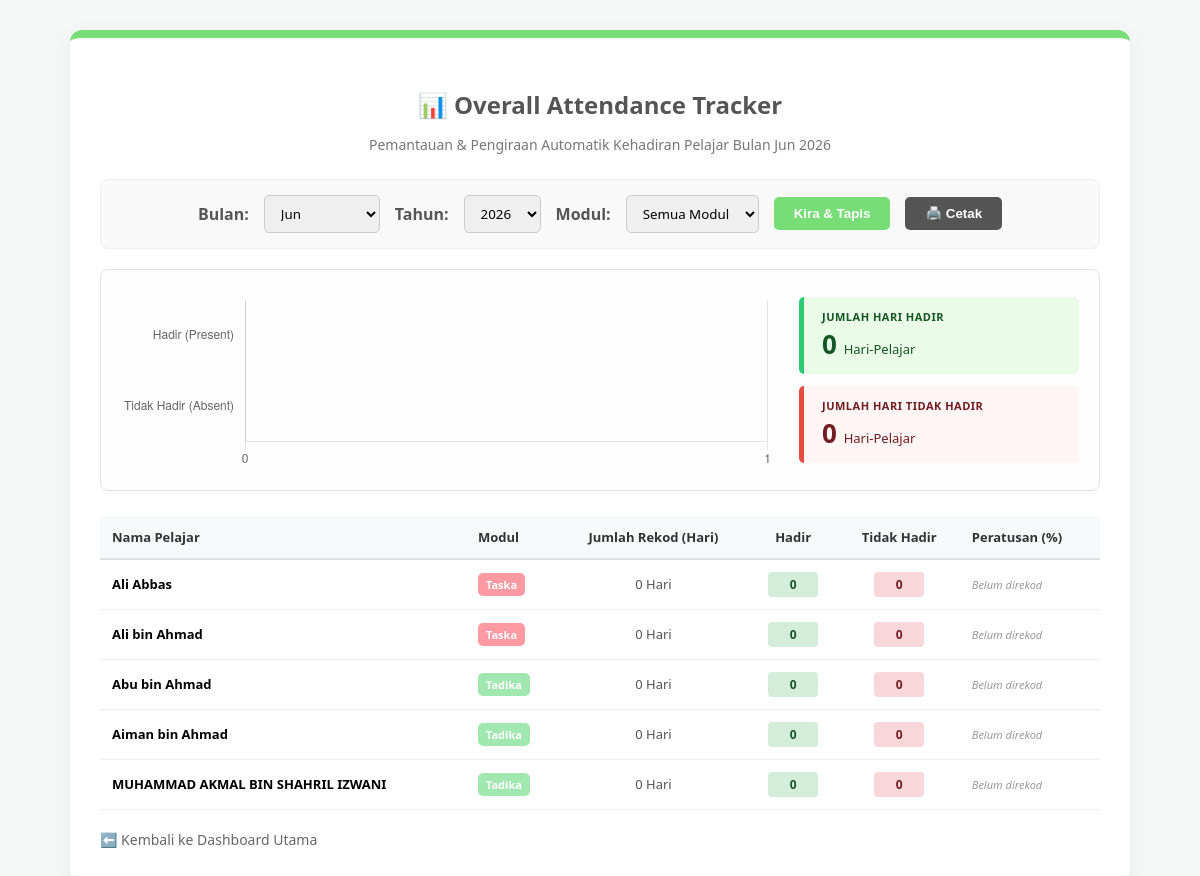
Page /senarai_kehadiran.php (signed in) on the earlier database version.
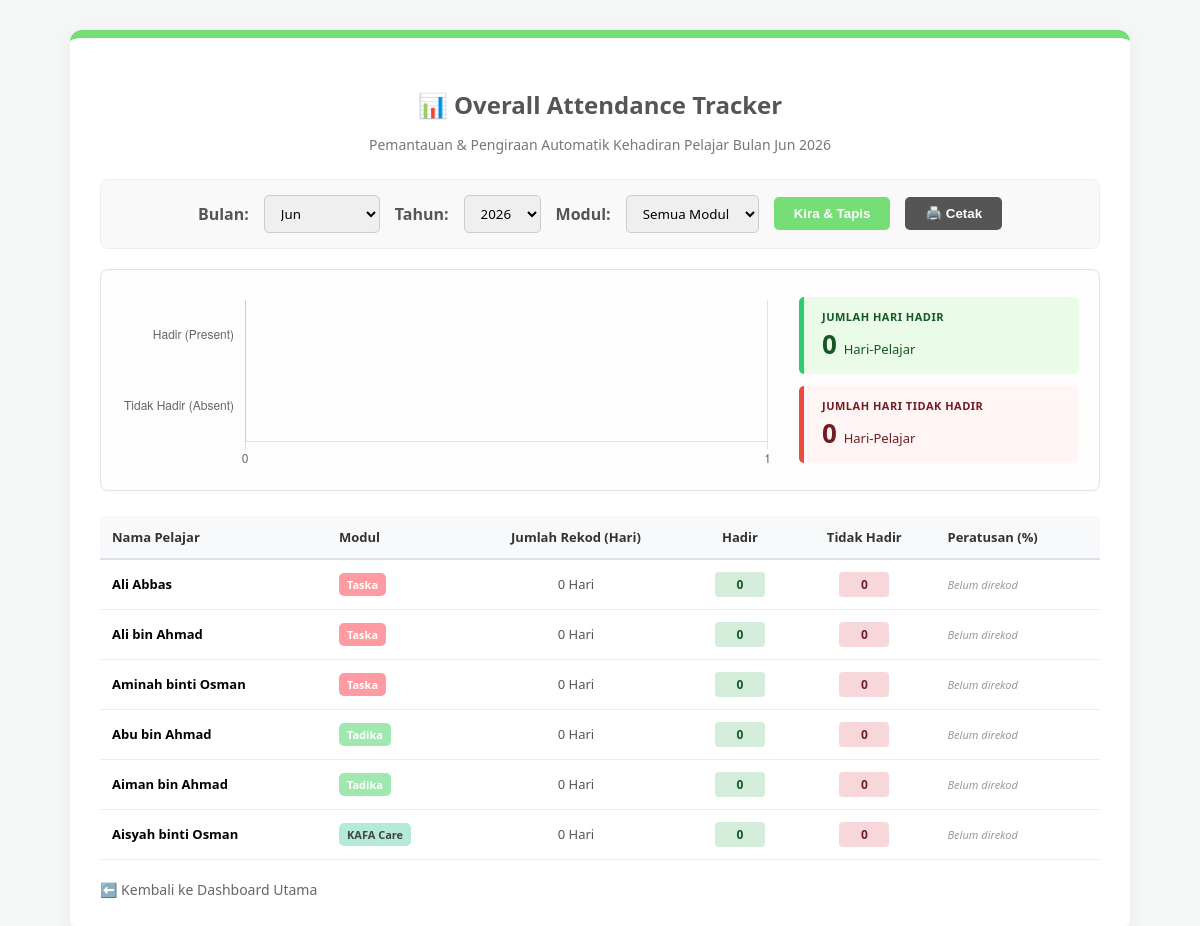
Same page on the later database version.
### tables this page shows
CREATE TABLE `students` (
  `id` INT(11) NOT NULL AUTO_INCREMENT,
  `parent_id` INT(11) NOT NULL,
  `full_name` VARCHAR(100) NOT NULL,
  `mykid_number` VARCHAR(20) NOT NULL,
  `module` ENUM('Taska','Tadika','KAFA Care') NOT NULL,
  `health_record` TEXT DEFAULT NULL,
  `allergies` TEXT DEFAULT NULL,
  `status` ENUM('Active','Graduated','Withdrawn') DEFAULT 'Active',
  `created_at` TIMESTAMP NOT NULL DEFAULT CURRENT_TIMESTAMP,
  PRIMARY KEY (`id`),
  KEY `parent_id` (`parent_id`),
  CONSTRAINT `students_ibfk_1` FOREIGN KEY (`parent_id`) REFERENCES `parents` (`id`) ON DELETE CASCADE
);

### senarai_kehadiran.php (the view, shortened to what the changed rows need)
<?php
require 'db.php';
$filter_month = isset($_GET['month']) ? str_pad($conn->real_escape_string($_GET['month']), 2, '0', STR_PAD_LEFT) : date('m');
$filter_year = isset($_GET['year']) ? (int)$_GET['year'] : (int)date('Y');
$filter_month_int = (int)$filter_month;
$filter_year_int = (int)$filter_year;
$sql = "SELECT
            s.id,
            s.full_name,
            s.module,
            COUNT(a.id) AS total_days,
            SUM(CASE WHEN a.status = 'Present' THEN 1 ELSE 0 END) AS total_present,
            SUM(CASE WHEN a.status = 'Absent' THEN 1 ELSE 0 END) AS total_absent
        FROM students s
        LEFT JOIN attendance a ON s.id = a.student_id
            AND MONTH(a.date) = $filter_month_int
            AND YEAR(a.date) = $filter_year_int
        WHERE s.status = 'Active'";
$sql .= " GROUP BY s.id ORDER BY s.module, s.full_name ASC";
$result = $conn->query($sql);
$students = [];
$grand_total_present = 0;
$grand_total_absent = 0;
if ($result && $result->num_rows > 0) {
    while ($row = $result->fetch_assoc()) {
        $students[] = $row;
        $grand_total_present += (int)($row['total_present'] ?? 0);
        $grand_total_absent += (int)($row['total_absent'] ?? 0);
    }
}
?>
<!DOCTYPE html>
<html lang="ms">
<head>
</head>
<body>
    <div class="container">
        <h2>📊 Overall Attendance Tracker</h2>
        <table>
            <thead>
                <tr>
                    <th>Nama Pelajar</th>
                    <th>Modul</th>
                    <th style="text-align:center;">Jumlah Rekod (Hari)</th>
                    <th style="text-align:center;">Hadir</th>
                    <th style="text-align:center;">Tidak Hadir</th>
                    <th>Peratusan (%)</th>
                </tr>
            </thead>
            <tbody>
                <?php if (!empty($students)): ?>
                    <?php foreach ($students as $row):
                        $tagClass = 'tag-' . strtolower(str_replace(' ', '', $row['module'] ?? ''));
                        $total_days = $row['total_days'];
                        $total_present = $row['total_present'] ?? 0;
                        $total_absent = $row['total_absent'] ?? 0;
                        $percentage = 0;
                        $barColor = '#2ecc71';
                        if ($percentage < 80) $barColor = '#f1c40f';
                        if ($percentage < 60) $barColor = '#e74c3c';
                    ?>
                        <tr>
                            <td style="font-weight:600;"><?php echo htmlspecialchars($row['full_name']); ?></td>
                            <td><span class="tag <?php echo $tagClass; ?>"><?php echo htmlspecialchars($row['module']); ?></span></td>
                            <td style="text-align:center; color:#555;"><?php echo $total_days; ?> Hari</td>
                            <td style="text-align:center;">
                                <span class="stat-box stat-present"><?php echo $total_present; ?></span>
                            </td>
                            <td style="text-align:center;">
                                <span class="stat-box stat-absent"><?php echo $total_absent; ?></span>
                            </td>
                            <td>
                                <?php if($total_days > 0): ?>
                                    <div class="progress-container">
                                        <div class="progress-bar" style="width: <?php echo $percentage; ?>%; background-color: <?php echo $barColor; ?>;"></div>
                                    </div>
                                    <span class="perc-text" style="color: <?php echo $barColor; ?>;"><?php echo $percentage; ?>%</span>
                                <?php else: ?>
                                    <span style="color:#999; font-style:italic; font-size:11px;">Belum direkod</span>
                                <?php endif; ?>
                            </td>
                        </tr>
                    <?php endforeach; ?>
                <?php else: ?>
                    <tr><td colspan="6" style="text-align:center; padding:30px; color:#999;">Tiada rekod pelajar aktif ditemui.</td></tr>
                <?php endif; ?>
            </tbody>
        </table>
    </div>
    <script>
    document.addEventListener('DOMContentLoaded', () => {
        const ctx = document.getElementById('attendanceSummaryChart').getContext('2d');
        new Chart(ctx, {
            type: 'bar',
            data: {
                labels: ['Hadir (Present)', 'Tidak Hadir (Absent)'],
                datasets: [{
                    data: [<?php echo $grand_total_present; ?>, <?php echo $grand_total_absent; ?>],
                    backgroundColor: ['rgba(46, 204, 113, 0.7)', 'rgba(231, 76, 60, 0.7)'],
                    borderColor: ['rgba(46, 204, 113, 1)', 'rgba(231, 76, 60, 1)'],
                    borderWidth: 1.5,
                    borderRadius: 5,
                    barThickness: 40
                }]
            },
            options: {
                indexAxis: 'y', // Horizontal bar chart
                responsive: true,
                maintainAspectRatio: false,
                plugins: {
                    legend: {
                        display: false
                    },
                    tooltip: {
                        callbacks: {
                            label: function(context) {
                                return context.raw + ' Rekod Hari-Pelajar';
                            }
                        }
                    }
                },
                scales: {
                    x: {
                        beginAtZero: true,
                        ticks: {
                            precision: 0
                        }
                    },
                    y: {
                        grid: {
                            display: false
                        }
                    }
                }
            }
        });
    });
    </script>
</body>
</html>

Differences in the rows shown:
removed students: full_name "MUHAMMAD AKMAL BIN SHAHRIL IZWANI", module "Tadika", total_days "0", total_present "0", total_absent "0"
now on this page (row edited): students: full_name "Aminah binti Osman", module "Taska", total_days "0", total_present "0", total_absent "0"
now on this page (row edited): students: full_name "Aisyah binti Osman", module "KAFA Care", total_days "0", total_present "0", total_absent "0"
